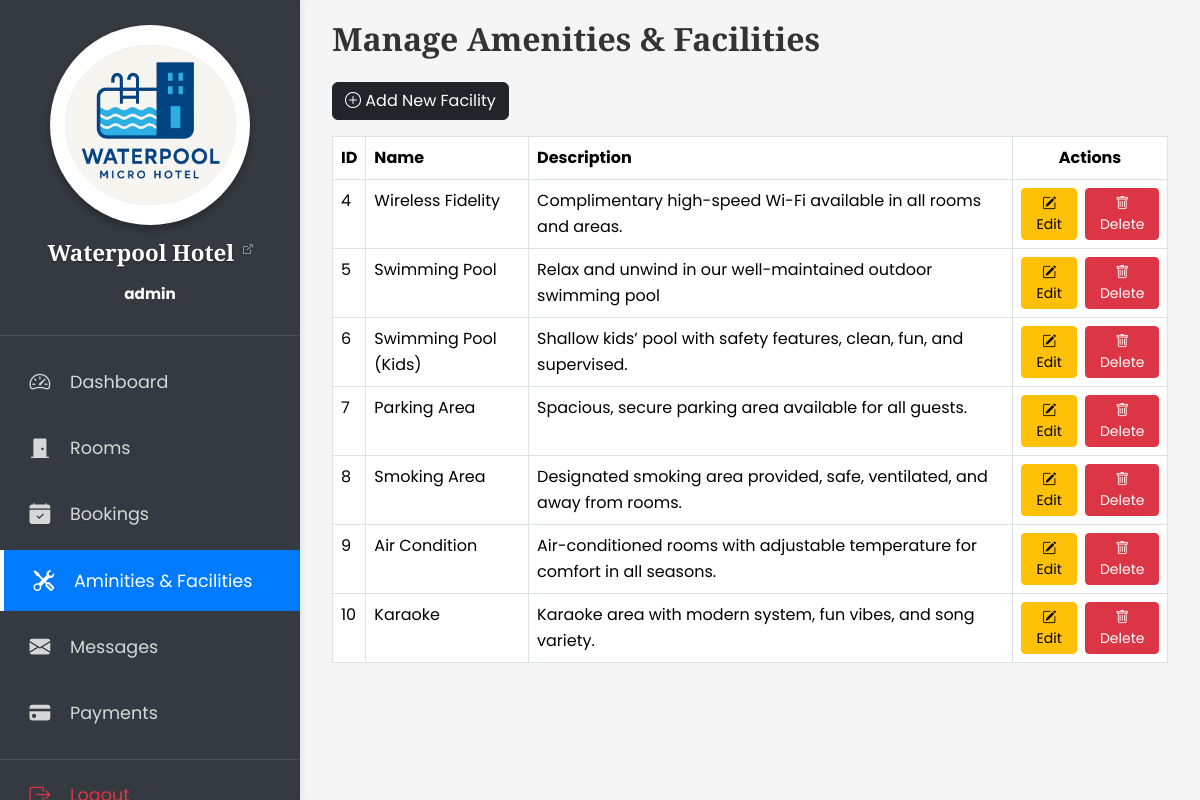
The page /manage_facilities.php (signed in) on the database its author committed.
### tables this page shows
CREATE TABLE `facilities` (
  `facility_ID` int(11) NOT NULL,
  `name` varchar(100) NOT NULL,
  `description` text DEFAULT NULL,
  `icon` varchar(50) DEFAULT NULL
);

### manage_facilities.php (the view, shortened to what this page needs)
<?php
require('includes/db_config.php');
try {
    $query = "SELECT * FROM facilities ORDER BY facility_ID";
    $result = mysqli_query($conn, $query);
} catch (Exception $e) {
    $error_message = $e->getMessage();
}
?>
<!DOCTYPE html>
<html lang="en">
<head>
    <?php require('includes/links.php'); ?>
    <link rel="stylesheet" href="styles/admin.css">
</head>
<body>
    <div class="admin-layout">
        <?php require('includes/admin_sidebar.php'); ?>
        <div class="admin-content">
            <div class="container-fluid">
                <h2 class="fw-bold h-font mb-4">Manage Amenities & Facilities</h2>
                <?php if (isset($error_message)): ?>
                    <div class="alert alert-danger" role="alert">
                        <?php echo $error_message; ?>
                    </div>
                <?php else: ?>
                    <div class="row mt-4">
                        <div class="col-12">
                            <a href="add_facility.php" class="btn btn-dark mb-3 shadow-none">
                                <i class="bi bi-plus-circle"></i> Add New Facility
                            </a>
                            <?php if (mysqli_num_rows($result) > 0): ?>
                                <div class="table-responsive">
                                    <table class="table table-bordered table-hover">
                                        <thead class="bg-dark text-white">
                                            <tr>
                                                <th>ID</th>
                                                <th>Name</th>
                                                <th>Description</th>
                                                <th class="text-center">Actions</th>
                                            </tr>
                                        </thead>
                                        <tbody>
                                            <?php while ($row = mysqli_fetch_assoc($result)): ?>
                                                <tr>
                                                    <td><?php echo htmlspecialchars($row['facility_ID']); ?></td>
                                                    <td><?php echo htmlspecialchars($row['name']); ?></td>
                                                    <td>
                                                        <?php
                                                            $description = htmlspecialchars($row['description']);
                                                            echo (strlen($description) > 100) ? substr($description, 0, 100) . '...' : $description;
                                                        ?>
                                                    </td>
                                                    <td class="text-center">
                                                        <div class="d-flex justify-content-center gap-2">
                                                            <a href="edit_facility.php?id=<?php echo $row['facility_ID']; ?>"
                                                               class="btn btn-sm btn-warning">
                                                                <i class="bi bi-pencil-square"></i> Edit
                                                            </a>
                                                            <a href="delete_facility.php?id=<?php echo $row['facility_ID']; ?>"
                                                               class="btn btn-sm btn-danger"
                                                               onclick="return confirm('Are you sure you want to delete this facility?');">
                                                                <i class="bi bi-trash"></i> Delete
                                                            </a>
                                                        </div>
                                                    </td>
                                                </tr>
                                            <?php endwhile; ?>
                                        </tbody>
                                    </table>
                                </div>
                            <?php else: ?>
                                <div class="alert alert-info">
                                    No facilities found. Click "Add New Facility" to create your first facility.
                                </div>
                            <?php endif; ?>
                        </div>
                    </div>
                <?php endif; ?>
            </div>
        </div>
    </div>
</body>
</html>

### styles/styles.css (style rules this page uses)
:root { --teal: #3b8b96; --teal_hover: #38a9b8; --primary-font: 'Poppins', sans-serif; --heading-font: 'Playfair Display', serif; --accent-font: 'Lora', serif; }
body { font-family: var(--primary-font); font-size: 16px; line-height: 1.6; color: #333; }
h1, h2, h3, h4, h5, h6 { font-family: var(--heading-font); font-weight: 600; }
.h-font { font-family: var(--heading-font); }

### styles/admin.css (style rules this page uses)
:root { --sidebar-width: 300px; --primary-color: #343a40; --accent-color: #007bff; --primary-font: 'Poppins', sans-serif; --heading-font: 'Playfair Display', serif; --accent-font: 'Lora', serif; }
body { font-family: var(--primary-font); font-size: 16px; line-height: 1.6; color: #333; }
h1, h2, h3, h4, h5, h6 { font-family: var(--heading-font); font-weight: 600; }
.h-font { font-family: var(--heading-font); }
.admin-layout { display: flex; min-height: 100vh; }
.admin-content { flex: 1; margin-left: var(--sidebar-width); padding: 20px; background-color: #f5f5f5; }

### rows shown on the page
facilities: facility_ID "4", name "Wireless Fidelity", description "Complimentary high-speed Wi-Fi available in all rooms and areas."
facilities: facility_ID "5", name "Swimming Pool", description "Relax and unwind in our well-maintained outdoor swimming pool"
facilities: facility_ID "6", name "Swimming Pool (Kids)", description "Shallow kids’ pool with safety features, clean, fun, and supervised."
facilities: facility_ID "7", name "Parking Area", description "Spacious, secure parking area available for all guests."
facilities: facility_ID "8", name "Smoking Area", description "Designated smoking area provided, safe, ventilated, and away from rooms."
facilities: facility_ID "9", name "Air Condition", description "Air-conditioned rooms with adjustable temperature for comfort in all seasons."
facilities: facility_ID "10", name "Karaoke", description "Karaoke area with modern system, fun vibes, and song variety."

### other values the page prints
$_SESSION['admin_username'] "admin"
